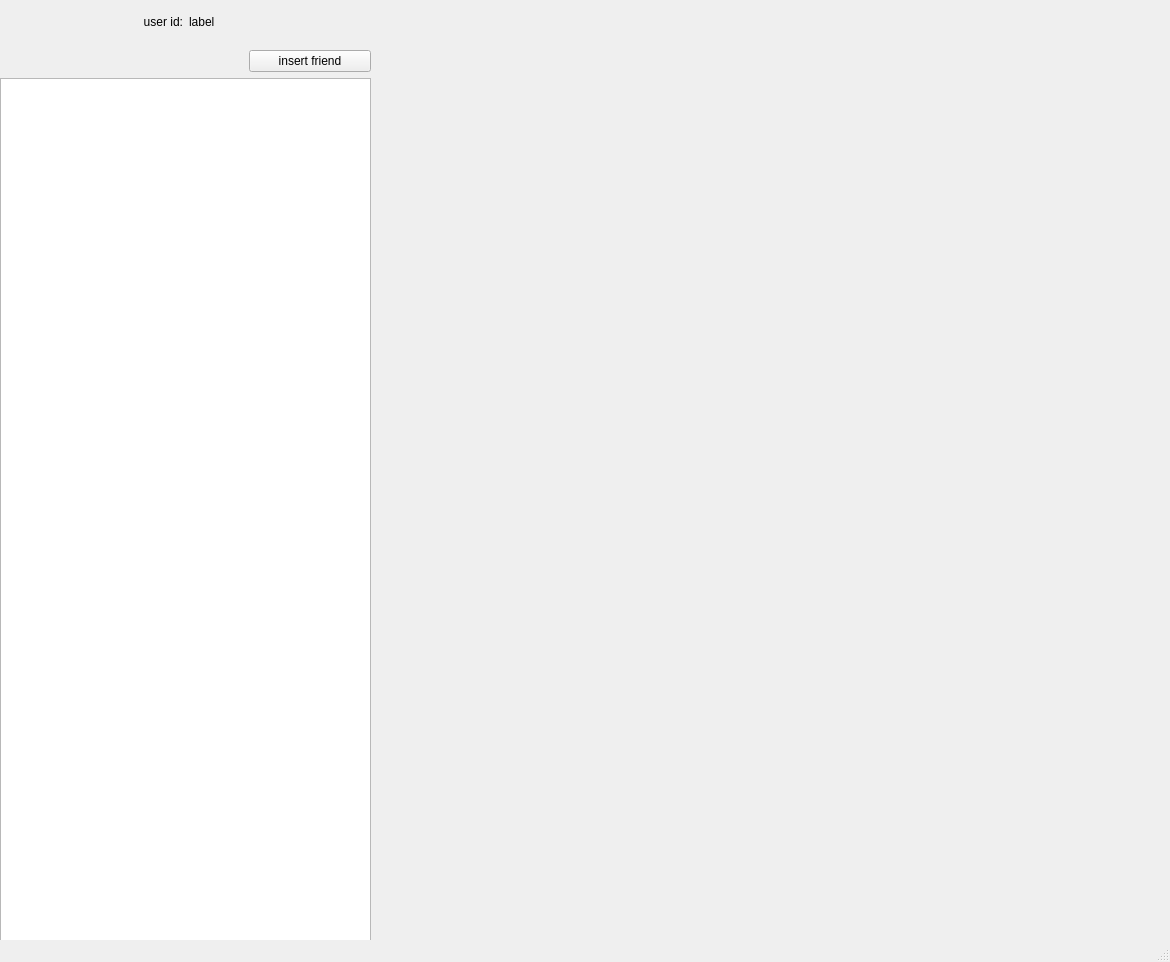
<?xml version="1.0" encoding="UTF-8"?>
<ui version="4.0">
 <class>MainWindow</class>
 <widget class="QMainWindow" name="MainWindow">
  <property name="geometry">
   <rect>
    <x>0</x>
    <y>0</y>
    <width>1170</width>
    <height>962</height>
   </rect>
  </property>
  <property name="maximumSize">
   <size>
    <width>16777215</width>
    <height>16777215</height>
   </size>
  </property>
  <property name="windowTitle">
   <string>MainWindow</string>
  </property>
  <widget class="QWidget" name="centralwidget">
   <widget class="QWidget" name="verticalLayoutWidget">
    <property name="geometry">
     <rect>
      <x>0</x>
      <y>0</y>
      <width>371</width>
      <height>951</height>
     </rect>
    </property>
    <layout class="QVBoxLayout" name="verticalLayout" stretch="3,3,60">
     <item>
      <layout class="QHBoxLayout" name="horizontalLayout">
       <item>
        <widget class="QLabel" name="label_2">
         <property name="contextMenuPolicy">
          <enum>Qt::NoContextMenu</enum>
         </property>
         <property name="layoutDirection">
          <enum>Qt::LeftToRight</enum>
         </property>
         <property name="text">
          <string>user id:</string>
         </property>
         <property name="alignment">
          <set>Qt::AlignRight|Qt::AlignTrailing|Qt::AlignVCenter</set>
         </property>
        </widget>
       </item>
       <item>
        <widget class="QLabel" name="label">
         <property name="text">
          <string>label</string>
         </property>
         <property name="alignment">
          <set>Qt::AlignLeading|Qt::AlignLeft|Qt::AlignVCenter</set>
         </property>
        </widget>
       </item>
      </layout>
     </item>
     <item>
      <layout class="QVBoxLayout" name="verticalLayout_3">
       <item>
        <layout class="QHBoxLayout" name="horizontalLayout_2" stretch="2,1">
         <item>
          <widget class="QLabel" name="label_3">
           <property name="text">
            <string/>
           </property>
          </widget>
         </item>
         <item>
          <widget class="QPushButton" name="pushButton">
           <property name="text">
            <string>insert friend</string>
           </property>
          </widget>
         </item>
        </layout>
       </item>
      </layout>
     </item>
     <item>
      <widget class="QListWidget" name="listWidget"/>
     </item>
    </layout>
   </widget>
  </widget>
  <widget class="QMenuBar" name="menubar">
   <property name="geometry">
    <rect>
     <x>0</x>
     <y>0</y>
     <width>1170</width>
     <height>26</height>
    </rect>
   </property>
  </widget>
  <widget class="QStatusBar" name="statusbar"/>
 </widget>
 <resources/>
 <connections/>
</ui>
